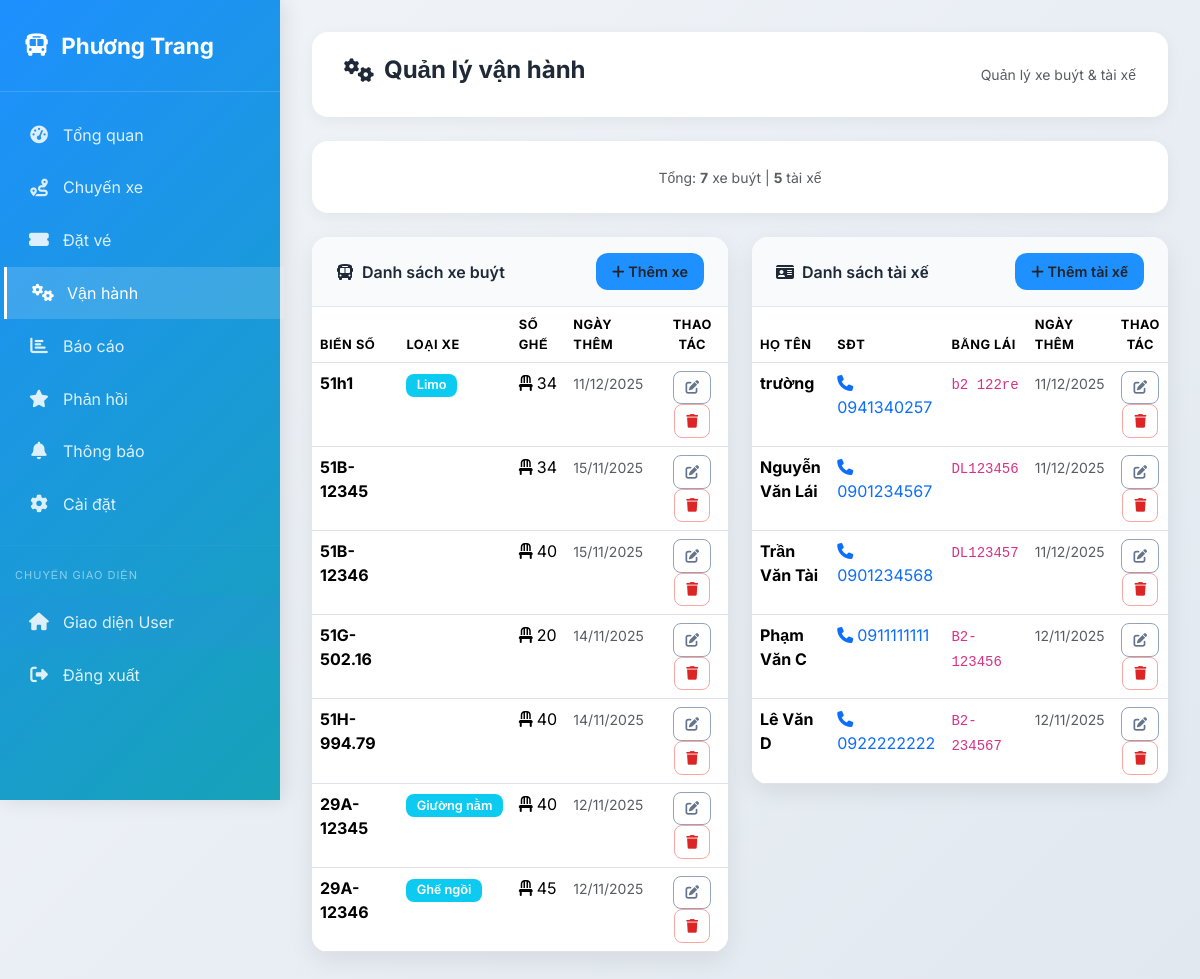
Page /partner/operations.php (signed in) on the committed database.
### tables this page shows
CREATE TABLE `vehicles` (
  `vehicle_id` int(11) NOT NULL,
  `partner_id` int(11) NOT NULL,
  `license_plate` varchar(15) NOT NULL,
  `vehicle_type` enum('ghế ngồi','giường nằm','limousine') NOT NULL DEFAULT 'ghế ngồi',
  `type` varchar(100) NOT NULL COMMENT 'Loại xe (giường nằm, ghế ngồi)',
  `total_seats` int(11) NOT NULL,
  `seat_layout` varchar(10) DEFAULT '2-2' COMMENT 'Sơ đồ ghế (VD: 2-2, 2-1)',
  `status` enum('active','maintenance','inactive') DEFAULT 'active',
  `created_at` timestamp NOT NULL DEFAULT current_timestamp()
);

CREATE TABLE `drivers` (
  `driver_id` int(11) NOT NULL,
  `partner_id` int(11) NOT NULL,
  `name` varchar(100) NOT NULL,
  `phone` varchar(15) NOT NULL,
  `license_number` varchar(20) DEFAULT NULL COMMENT 'Số bằng lái',
  `created_at` timestamp NOT NULL DEFAULT current_timestamp()
);

### partner/operations.php (the view, shortened to what this page needs)
<?php
$partner_id = getCurrentOperator();
$database = new Database();
$db = $database->getConnection();
$company_name = $_SESSION['company_name'] ?? 'Nhà xe';
$vehicles = [];
$drivers = [];
try {
    $stmt = $db->prepare("SELECT vehicle_id, license_plate, type, total_seats, created_at FROM vehicles WHERE partner_id = ? ORDER BY created_at DESC");
    $stmt->execute([$partner_id]);
    $vehicles = $stmt->fetchAll(PDO::FETCH_ASSOC);
    $stmt = $db->prepare("SELECT driver_id, name, phone, license_number, created_at FROM drivers WHERE partner_id = ? ORDER BY created_at DESC");
    $stmt->execute([$partner_id]);
    $drivers = $stmt->fetchAll(PDO::FETCH_ASSOC);
} catch (Exception $e) {
}
?>
<!DOCTYPE html>
<html lang="vi">
<head>
  <link href="https://cdn.jsdelivr.net/npm/bootstrap@5.3.3/dist/css/bootstrap.min.css" rel="stylesheet">
  <link href="https://cdnjs.cloudflare.com/ajax/libs/font-awesome/6.5.0/css/all.min.css" rel="stylesheet">
</head>
<body>
  <div class="sidebar">
    <div class="brand">
      <i class="fas fa-bus"></i>
      <span><?= htmlspecialchars($company_name) ?></span>
    </div>
    <nav class="nav flex-column mt-3">
      <a class="nav-link" href="../partner/dashboard.php"><i class="fas fa-tachometer-alt"></i><span>Tổng quan</span></a>
      <a class="nav-link" href="../partner/trips.php"><i class="fas fa-route"></i><span>Chuyến xe</span></a>
      <a class="nav-link" href="../partner/tickets.php"><i class="fas fa-ticket-alt"></i><span>Đặt vé</span></a>
      <a class="nav-link active" href="../partner/operations.php"><i class="fas fa-cogs"></i><span>Vận hành</span></a>
      <a class="nav-link" href="../partner/reports.php"><i class="fas fa-chart-bar"></i><span>Báo cáo</span></a>
      <a class="nav-link" href="../partner/feedback.php"><i class="fas fa-star"></i><span>Phản hồi</span></a>
      <a class="nav-link" href="../partner/notifications.php"><i class="fas fa-bell"></i><span>Thông báo</span></a>
      <a class="nav-link" href="../partner/settings.php"><i class="fas fa-cog"></i><span>Cài đặt</span></a>
      <hr style="border-color: rgba(255,255,255,0.1); margin: 15px 0;">
      <div style="padding: 0 15px; margin-bottom: 10px;">
        <small style="color: rgba(255,255,255,0.5); font-size: 11px; text-transform: uppercase; letter-spacing: 1px;">Chuyển giao diện</small>
      </div>
      <a class="nav-link" href="../index.php" style="background: rgba(59, 130, 246, 0.1);"><i class="fas fa-home"></i><span>Giao diện User</span></a>
      <a class="nav-link" href="../auth/logout.php"><i class="fas fa-sign-out-alt"></i><span>Đăng xuất</span></a>
    </nav>
  </div>
  <div class="main-content">
    <div class="page-header fade-in-up">
      <h1 class="page-title">
        <i class="fas fa-cogs"></i> Quản lý vận hành
      </h1>
      <div class="text-muted">
        <small>Quản lý xe buýt & tài xế</small>
      </div>
    </div>
    <div class="filter-card fade-in-up">
      <small class="text-muted">
        Tổng: <strong><?= count($vehicles) ?></strong> xe buýt |
        <strong><?= count($drivers) ?></strong> tài xế
      </small>
    </div>
    <div class="row g-4">
      <div class="col-lg-6 fade-in-up">
        <div class="table-card">
          <div class="card-header">
            <span><i class="fas fa-bus me-2"></i>Danh sách xe buýt</span>
            <button class="btn btn-add" data-bs-toggle="modal" data-bs-target="#addVehicleModal">
              <i class="fas fa-plus"></i> Thêm xe
            </button>
          </div>
          <div class="table-responsive">
            <table class="table table-hover mb-0">
              <thead>
                <tr>
                  <th>Biển số</th>
                  <th>Loại xe</th>
                  <th>Số ghế</th>
                  <th>Ngày thêm</th>
                  <th class="text-center">Thao tác</th>
                </tr>
              </thead>
              <tbody>
                <?php if ($vehicles): ?>
                  <?php foreach ($vehicles as $v): ?>
                  <tr>
                    <td><strong><?= htmlspecialchars($v['license_plate']) ?></strong></td>
                    <td><span class="badge bg-info"><?= htmlspecialchars($v['type']) ?></span></td>
                    <td><i class="fas fa-chair me-1"></i><?= $v['total_seats'] ?></td>
                    <td><small class="text-muted"><?= date('d/m/Y', strtotime($v['created_at'])) ?></small></td>
                    <td class="text-center">
                      <button class="btn btn-outline-primary btn-sm" onclick="editVehicle(<?= $v['vehicle_id'] ?>)">
                        <i class="fas fa-edit"></i>
                      </button>
                      <a href="?delete_vehicle=<?= $v['vehicle_id'] ?>" class="btn btn-outline-danger btn-sm"
                         onclick="return confirm('Xóa xe này? Dữ liệu không thể khôi phục.')">
                        <i class="fas fa-trash"></i>
                      </a>
                    </td>
                  </tr>
                  <?php endforeach; ?>
                <?php endif; ?>
              </tbody>
            </table>
          </div>
        </div>
      </div>
      <div class="col-lg-6 fade-in-up">
        <div class="table-card">
          <div class="card-header">
            <span><i class="fas fa-id-card me-2"></i>Danh sách tài xế</span>
            <button class="btn btn-add" data-bs-toggle="modal" data-bs-target="#addDriverModal">
              <i class="fas fa-plus"></i> Thêm tài xế
            </button>
          </div>
          <div class="table-responsive">
            <table class="table table-hover mb-0">
              <thead>
                <tr>
                  <th>Họ tên</th>
                  <th>SĐT</th>
                  <th>Bằng lái</th>
                  <th>Ngày thêm</th>
                  <th class="text-center">Thao tác</th>
                </tr>
              </thead>
              <tbody>
                <?php if ($drivers): ?>
                  <?php foreach ($drivers as $d): ?>
                  <tr>
                    <td><strong><?= htmlspecialchars($d['name']) ?></strong></td>
                    <td>
                      <?php if ($d['phone']): ?>
                        <a href="tel:<?= htmlspecialchars($d['phone']) ?>" class="text-decoration-none">
                          <i class="fas fa-phone me-1"></i><?= htmlspecialchars($d['phone']) ?>
                        </a>
                      <?php else: ?>
                        <span class="text-muted">—</span>
                      <?php endif; ?>
                    </td>
                    <td><code><?= htmlspecialchars($d['license_number'] ?: '—') ?></code></td>
                    <td><small class="text-muted"><?= date('d/m/Y', strtotime($d['created_at'])) ?></small></td>
                    <td class="text-center">
                      <button class="btn btn-outline-primary btn-sm" onclick="editDriver(<?= $d['driver_id'] ?>)">
                        <i class="fas fa-edit"></i>
                      </button>
                      <a href="?delete_driver=<?= $d['driver_id'] ?>" class="btn btn-outline-danger btn-sm"
                         onclick="return confirm('Xóa tài xế này? Dữ liệu không thể khôi phục.')">
                        <i class="fas fa-trash"></i>
                      </a>
                    </td>
                  </tr>
                  <?php endforeach; ?>
                <?php endif; ?>
              </tbody>
            </table>
          </div>
        </div>
      </div>
    </div>
  </div>
</body>
</html>

### partner/operations.php (style rules this page uses)
:root { --primary: #1E90FF; --primary-hover: #1873CC; --secondary: #17a2b8; --success: #10b981; --danger: #ef4444; --info: #0dcaf0; --dark: #1f2937; --light: #f8fafc; --gray: #94a3b8; --border: #e2e8f0; }
* { font-family: 'Inter', sans-serif; }
body { background: linear-gradient(135deg, #f1f5f9 0%, #e2e8f0 100%); min-height: 100vh; }
.sidebar { position: fixed; top: 0; left: 0; width: 280px; height: 100vh; background: linear-gradient(135deg, var(--primary) 0%, var(--secondary) 100%); color: white; z-index: 1000; box-shadow: 4px 0 20px rgba(0,0,0,0.1); transition: all 0.3s ease; }
.brand { padding: 1.8rem 1.5rem; font-weight: 700; font-size: 1.4rem; border-bottom: 1px solid rgba(255,255,255,0.15); display: flex; align-items: center; gap: 12px; }
.nav-link { color: rgba(255,255,255,0.85); padding: 0.9rem 1.5rem; display: flex; align-items: center; gap: 12px; transition: all 0.25s ease; border-left: 3px solid transparent; }
.nav-link:hover, .nav-link.active { background: rgba(255,255,255,0.15); color: white; border-left-color: white; transform: translateX(4px); }
.nav-link i { font-size: 1.1rem; width: 24px; text-align: center; }
.main-content { margin-left: 280px; padding: 2rem; transition: all 0.3s ease; }
.page-header { background: white; padding: 1.5rem 2rem; border-radius: 16px; box-shadow: 0 4px 15px rgba(0,0,0,0.05); margin-bottom: 1.5rem; display: flex; justify-content: space-between; align-items: center; flex-wrap: wrap; gap: 1rem; }
.page-title { font-weight: 700; color: var(--dark); font-size: 1.5rem; display: flex; align-items: center; gap: 10px; }
.filter-card { background: white; border-radius: 16px; box-shadow: 0 4px 15px rgba(0,0,0,0.05); padding: 1.5rem; margin-bottom: 1.5rem; text-align: center; }
.table-card { background: white; border-radius: 16px; box-shadow: 0 8px 25px rgba(0,0,0,0.08); overflow: hidden; transition: all 0.3s ease; }
.card-header { background: #f8fafc; border-bottom: 1px solid var(--border); font-weight: 600; color: var(--dark); padding: 1rem 1.5rem; display: flex; justify-content: space-between; align-items: center; }
.btn-add { background: var(--primary); border: none; border-radius: 12px; padding: 0.5rem 1rem; font-weight: 600; font-size: 0.9rem; transition: all 0.3s ease; }
.table thead { background: #f8fafc; font-weight: 600; text-transform: uppercase; font-size: 0.8rem; letter-spacing: 0.5px; color: #64748b; }
.table tbody tr { transition: all 0.2s; }
.badge { font-weight: 600; padding: 0.4em 0.8em; border-radius: 8px; font-size: 0.8rem; }
.btn-sm { padding: 0.35rem 0.7rem; font-size: 0.85rem; border-radius: 8px; }
.btn-outline-primary { border-color: #94a3b8; color: #64748b; }
.btn-outline-danger { border-color: #fca5a5; color: #dc2626; }
.fade-in-up { animation: fadeInUp 0.6s ease-out; }

### rows in the picture
vehicles: license_plate "51h1", type "Limo", total_seats "34", created_at "11/12/2025"
vehicles: license_plate "51B-12345", total_seats "34", created_at "15/11/2025"
vehicles: license_plate "51B-12346", total_seats "40", created_at "15/11/2025"
vehicles: license_plate "51G-502.16", total_seats "20", created_at "14/11/2025"
vehicles: license_plate "51H-994.79", total_seats "40", created_at "14/11/2025"
vehicles: license_plate "29A-12345", type "Giường nằm", total_seats "40", created_at "12/11/2025"
vehicles: license_plate "29A-12346", type "Ghế ngồi", total_seats "45", created_at "12/11/2025"
drivers: name "trường", phone "0941340257", license_number "b2 122re", created_at "11/12/2025"
drivers: name "Nguyễn Văn Lái", phone "0901234567", license_number "DL123456", created_at "11/12/2025"
drivers: name "Trần Văn Tài", phone "0901234568", license_number "DL123457", created_at "11/12/2025"
drivers: name "Phạm Văn C", phone "0911111111", license_number "B2-123456", created_at "12/11/2025"
drivers: name "Lê Văn D", phone "0922222222", license_number "B2-234567", created_at "12/11/2025"

### other values in the picture
$company_name "Phương Trang"
count($vehicles) "7"
count($drivers) "5"
